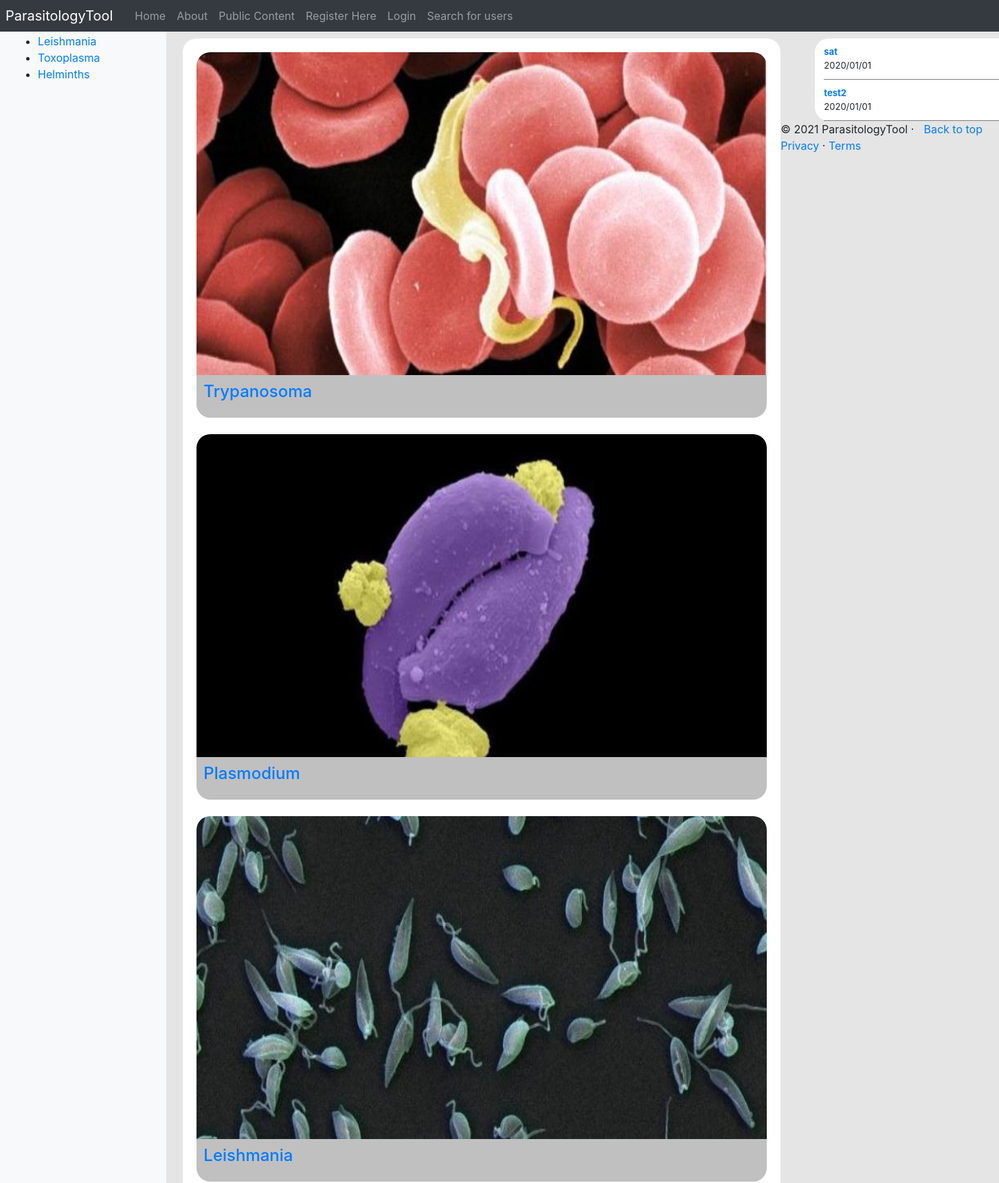
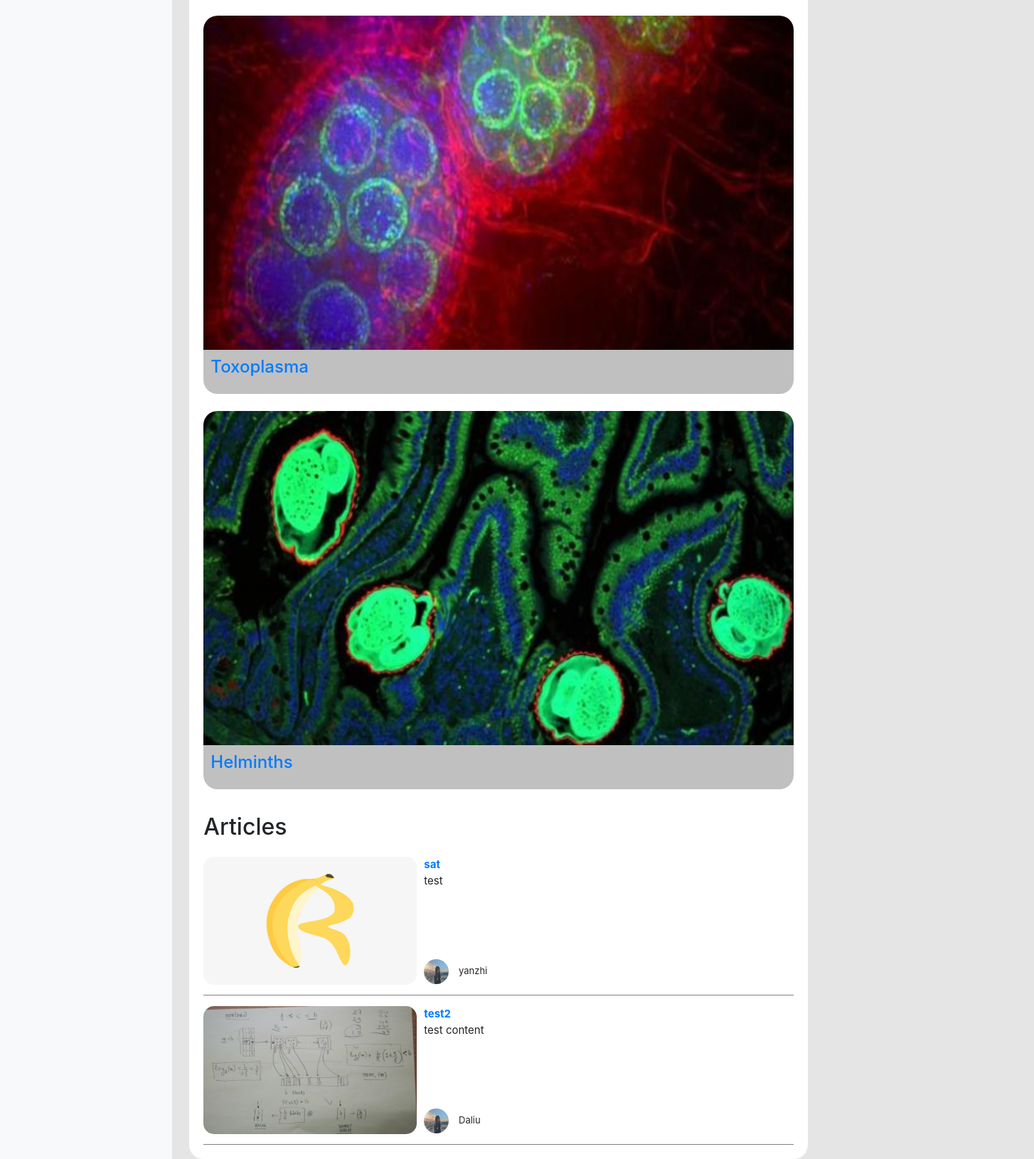
/parasitologyTool/public_content/, run on the app's committed database (2 pictures, top to bottom).
### parasitologyTool/models.py (models this page shows, shortened)
class Parasite(models.Model):
	NAME_MAX_LENGTH = 128
	name = models.CharField(max_length=NAME_MAX_LENGTH, unique=True)
	views = models.IntegerField(default=0)
	picture = models.ImageField(upload_to='parasite_pic')
	intro = models.CharField(max_length=3000)

class Article(models.Model):
	TITLE_MAX_LENGTH = 128
	URL_MAX_LENGTH = 200
	parasite = models.ForeignKey(Parasite, on_delete=models.CASCADE, default=None)
	title = models.CharField(max_length=TITLE_MAX_LENGTH, unique=True)
	content = models.TextField(default=None)
	user = models.ForeignKey(UserProfile, on_delete=models.CASCADE, default=None)
	url = models.URLField(max_length=URL_MAX_LENGTH)
	views = models.IntegerField(default=0)
	picture = models.ImageField(upload_to='article_pic')
	date_posted = models.DateTimeField(default=timezone.now)
	class Meta:
		ordering = ['-date_posted',]

class UserProfile(models.Model):
	user = models.OneToOneField(User, on_delete=models.CASCADE)
	profile_picture = models.ImageField(upload_to="profile_pictures", default="profile_pictures/default_pic.png")
	ROLE_CHOICES = [
		('clinician', 'Clinician'),
		('researcher', 'Researcher'),
		('public', 'Public'),
		('admin', 'Admin'),
	]
	role = models.CharField(max_length=50, choices=ROLE_CHOICES, default='Public')
	@property
	def username(self):
		return self.user.username

### parasitologyTool/views.py (the view)
# urls.py: path('public_content/', views.public_content, name='public_content'),
def public_content(request):
    context_dict = {}
    parasite_list = Parasite.objects.order_by('name')
    top_viewed_parasite = Parasite.objects.order_by('-views')[:5]
    article_list = Article.objects.order_by('views')
    context_dict['parasites'] = parasite_list
    context_dict['articles'] = article_list
    context_dict['top_viewed_parasite'] = top_viewed_parasite
    return render(request, 'parasitologyTool/public_content.html', context=context_dict)

### parasitologyTool/templatetags/parasitologyTool_template_tags.py (called while the page is built)
@register.inclusion_tag('parasitologyTool/parasite_list.html')
def get_parasite_list(current_category=None):
	return {'parasites': Parasite.objects.all(),
	        'current_category':current_category}

### templates/parasitologyTool/public_content.html (shortened to what this page needs)
{% extends 'parasitologyTool/base.html' %}
{% load static %}
{% block body_block %}
    <link rel="stylesheet" href="{% static 'css/pub-cont.css' %}">
    <body>
    <h1>Public Content</h1>
    <div class="box">
        {% for p in top_viewed_parasite %}
            {% if p %}
                <div>
                    <div class="box-bg">
                        <a href="{% url 'parasitologyTool:public_parasite_page' p.id %}">
                            <img src="{{ MEDIA_URL }}{{ p.picture }}"
                                 alt="Trypanosoma"/>
                        </a>
                    </div>
                    <div class="box-text">
                        <a href="{% url 'parasitologyTool:public_parasite_page' p.id %}"><h2>{{ p.name }}</h2></a>
                    </div>
                </div>
            {% else %}
                <strong>No parasites</strong>
            {% endif %}
            <br>
        {% endfor %}
        <div class="a-box">
            <h2>Articles</h2>
            <div>
                {% if articles %}
                    {% for article in articles %}
                        <div class="a-s-box">
                            <div>
                                <a href="{{ article.url }}">
                                    <img src="{{ MEDIA_URL }}{{ article.picture }}"
                                         alt="picture of article"/>
                                </a>
                            </div>
                            <div>
                                <a href="{{ article.url }}"><strong>{{ article.title }}</strong></a>
                                <br>
                                {{ article.content }}
                            </div>
                            <div class="a-s-box-author">
                                <img src="{{ MEDIA_URL }}{{ article.user.profile_picture }}"
                                     alt="picture of article"/>
                                {{ article.user.username }}
                            </div>
                        </div>
                    {% endfor %}
                {% else %}
                    <strong>No Articles</strong>
                {% endif %}
            </div>
        </div>
    </div>
    </body>
    <div class="rside">
        {% if articles %}
            {% for article in articles %}
                <div class="rside-box">
                    <a href="{{ article.url }}"><strong>{{ article.title }}</strong></a></li>
                    <br>2020/01/01
                </div>
            {% endfor %}
        {% else %}
            <strong>No Articles</strong>
        {% endif %}
    </div>
{% endblock %}

### templates/parasitologyTool/parasite_list.html
{% if parasites %}
    <ul>
        {% for p in parasites %}
            {% if p == current_category %}
                <li><strong><a href="{% url 'parasitologyTool:goto' %}?parasite_id={{ p.id }}">{{ p.name }}</a></strong>
                </li>
            {% else %}
                <li><a href="{% url 'parasitologyTool:goto' %}?parasite_id={{ p.id }}">{{ p.name }}</a></li>
            {% endif %}
        {% endfor %}
    </ul>
{% else %}
    <strong>No parasites</strong>
{% endif %}

### static/css/pub-cont.css (style rules this page uses)
body { background: #E5E5E5; }
.box { width: 870px; background: white; padding: 20px; border-radius: 20px; float: left; }
.box-bg img { width: 830px; height: 470px; border-radius: 20px;border-bottom-right-radius: 0px; border-bottom-left-radius: 0px; }
.box-text { padding: 10px ; background: silver; border-radius: 20px; border-top-left-radius: 0px; border-top-right-radius: 0px; }
.box-text h2 { width: 580px; height: 34px; font-size: 24px; text-align: left; }
.a-box { padding-top: 10px; font-size: 15px; }
.a-s-box { padding-bottom: 15px; padding-top: 15px; border-bottom: solid 0.5px gray; height: 210px; position: relative; }
.a-s-box img { border-radius: 15px; width: 300px; height: 180px; float: left; margin-right: 10px; }
.a-s-box-author img { float: initial; width: 35px; height: 35px; border-radius: 50%; }
.a-s-box-author { font-size: 13px; position: absolute; bottom: 15px; left: 310px; }
.rside { width: 300px; margin-left: 920px; background: white; border-radius: 20px; }
.rside-box { margin-left: 13px; margin-right: 13px; border-bottom: solid 0.5px gray; padding-bottom: 10px; padding-top: 10px; font-size: 13px; }

### data on the page
Parasite: name "Leishmania", picture (picture)
Parasite: name "Toxoplasma", picture (picture)
Parasite: name "Helminths", picture (picture)
Parasite: picture (picture), name "Trypanosoma"
Parasite: picture (picture), name "Plasmodium"
Article: picture (picture), title "sat", content "test", user.profile_picture (picture), user.username "yanzhi"
Article: picture (picture), title "test2", content "test content", user.profile_picture (picture), user.username "Daliu"
